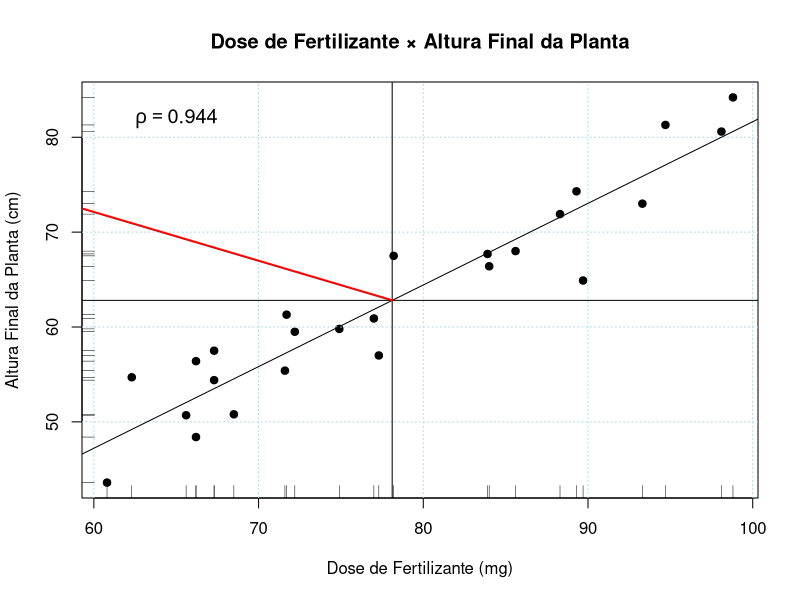
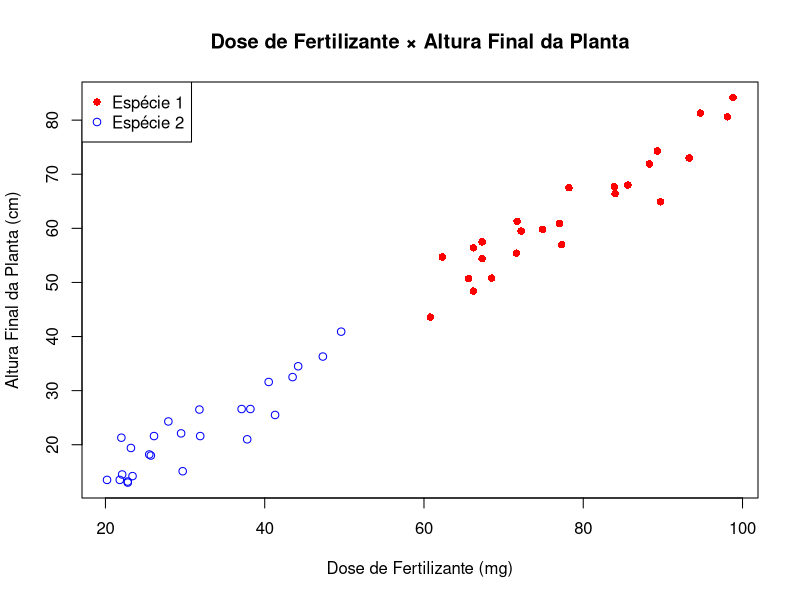
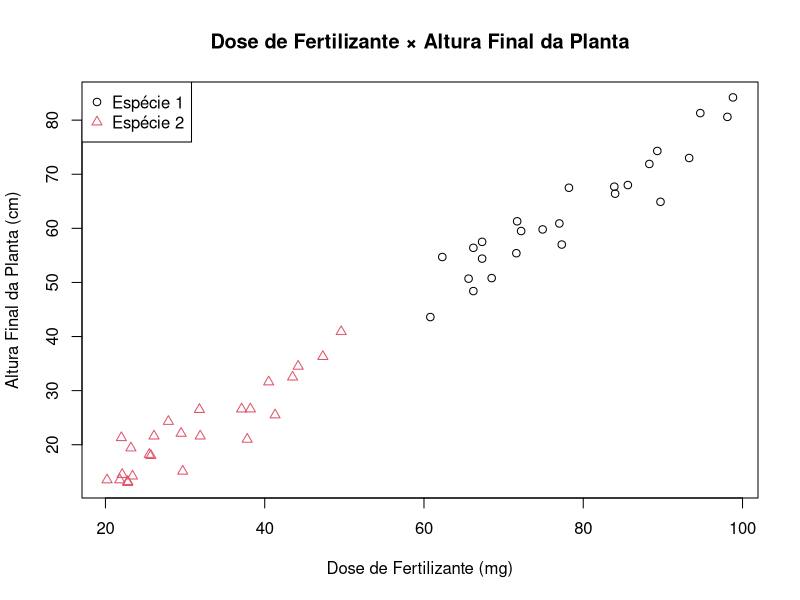
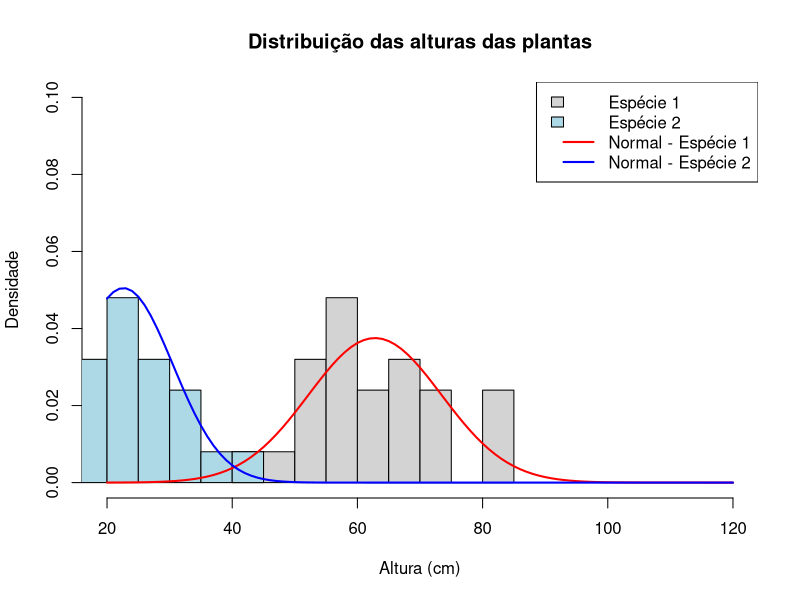

Here is the R script that generated these plots, in order:
## ---- chunk 1
x1 <- c(74.9, 98.1, 89.3, 83.9, 66.2, 66.2, 62.3, 94.7, 84.0, 88.3, 60.8, 98.8, 93.3, 68.5, 67.3, 67.3, 72.2, 77.0, 77.3, 71.6, 65.6, 71.7, 89.7, 78.2, 85.6) 

x2 <- c(27.9, 43.5, 37.8, 31.8, 21.8, 22.1, 22.0, 47.3, 38.2, 40.5, 20.2, 49.6, 44.2, 23.4, 22.8, 22.8, 26.1, 29.5, 29.7, 25.5, 23.2, 25.7, 41.3, 31.9, 37.1)

y1 <- c(59.8, 80.6, 74.3, 67.7, 48.4, 56.4, 54.7, 81.3, 66.4, 71.9,43.6, 84.2, 73.0, 50.8, 57.5, 54.4, 59.5, 60.9, 57.0, 55.4, 50.7, 61.3, 64.9, 67.5, 68.0) 

y2 <- c(24.3, 32.5, 21.0, 26.5, 13.5, 14.5, 21.3, 36.3, 26.6, 31.6, 13.5, 40.9, 34.5, 14.2, 13.0, 13.2, 21.6, 22.1, 15.1, 18.2, 19.4, 18.0, 25.5, 21.6, 26.6)

## ---- chunk 2

## ---- chunk 3

# Gráfico de dispersão
plot(x1, y1,
     main = "Dose de Fertilizante × Altura Final da Planta",
     xlab = "Dose de Fertilizante (mg)",
     ylab = "Altura Final da Planta (cm)",
     pch = 19)

# Médias
media_x1 <- mean(x1)
media_y1 <- mean(y1)

# Correlação
rho <- cor(x1, y1)

# Modelo de regressão linear
modelo <- lm(y1 ~ x1)


# Grade
grid(col = "lightblue")

# Linha horizontal na média de y1
abline(h = media_y1)

# Linha vertical na média de x1
abline(v = media_x1)

# Reta de regressão
abline(modelo)

# Rugs
rug(x1, side = 1)
rug(y1, side = 2)

# Segmento vermelho entre (43.5, 80.6) e o ponto das médias
segments(43.5, 80.6,
         media_x1, media_y1,
         col = "red",
         lwd = 2)

# y1 médio na margem esquerda
text(par("usr")[1], media_y1,
     labels = expression(bar(y)[1]),
     pos = 2)

# x1 médio na margem inferior
text(media_x1, par("usr")[3],
     labels = expression(bar(x)[1]),
     pos = 1)

# Correlação dentro do gráfico
text(65, 82,
     bquote(rho == .(round(rho, 3))),
     cex = 1.2)


## ---- chunk 4
plot(x1, y1,
     xlim = range(c(x1, x2)),
     ylim = range(c(y1, y2)),
     pch = 16,
     col = "red",
     main = "Dose de Fertilizante × Altura Final da Planta",
     xlab = "Dose de Fertilizante (mg)",
     ylab = "Altura Final da Planta (cm)")

points(x2, y2,
       pch = 1,
       col = "blue")

legend("topleft",
       legend = c("Espécie 1", "Espécie 2"),
       col = c("red", "blue"),
       pch = c(16, 1))
## ---- chunk 5
x <- c(x1, x2)
y <- c(y1, y2)

grupo <- factor(c(rep("Espécie 1", length(x1)),
                  rep("Espécie 2", length(x2))))

plot(y ~ x,
     col = grupo,
     pch = as.numeric(grupo),
     main = "Dose de Fertilizante × Altura Final da Planta",
     xlab = "Dose de Fertilizante (mg)",
     ylab = "Altura Final da Planta (cm)")

legend("topleft",
       legend = levels(grupo),
       col = 1:2,
       pch = 1:2)
## ---- chunk 6
# Histograma de y1
hist(y1,
     probability = TRUE,
     xlim = c(20, 120),
     ylim = c(0, 0.10),
     col = "lightgray",
     main = "Distribuição das alturas das plantas",
     xlab = "Altura (cm)",
     ylab = "Densidade")

# Histograma de y2
hist(y2,
     probability = TRUE,
     add = TRUE,
     col = "lightblue")

# Curva normal de y1
curve(dnorm(x,
            mean = mean(y1),
            sd = sd(y1)),
      from = 20,
      to = 120,
      add = TRUE,
      col = "red",
      lwd = 2)

# Curva normal de y2
curve(dnorm(x,
            mean = mean(y2),
            sd = sd(y2)),
      from = 20,
      to = 120,
      add = TRUE,
      col = "blue",
      lwd = 2)

# Legenda
legend("topright",
       legend = c("Espécie 1", "Espécie 2",
                  "Normal - Espécie 1", "Normal - Espécie 2"),
       fill = c("lightgray", "lightblue", NA, NA),
       border = c("black", "black", NA, NA),
       col = c(NA, NA, "red", "blue"),
       lwd = c(NA, NA, 2, 2))
